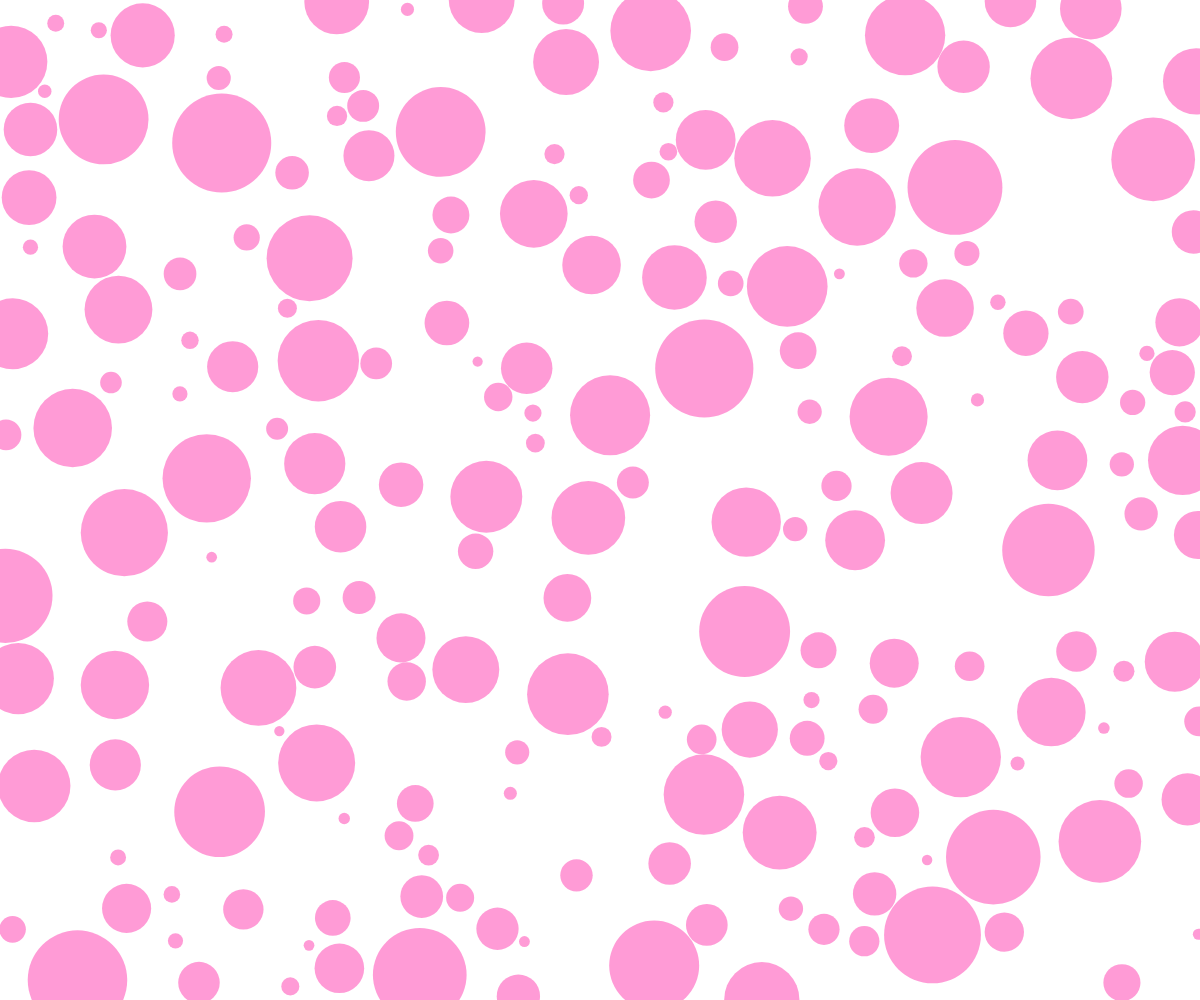
Frame 1 (no input)
Frame 60 (no input): identical to frame 1, image omitted
Frame 120 (the mouse pressed at the canvas centre since frame 60): identical to frame 1, image omitted

The p5.js sketch that drew this single still picture (run headless with seeded random() and noise() and a simulated clock; from frame 60 on, the mouse is pressed at the canvas centre):

// p5.js sketch
// ── sketch.js
var circles = [];

function setup(){
  createCanvas(windowWidth, windowHeight);

  while (circles.length < 200){
  //for (var i = 0; i < 25; i++){
    var circle = {
      x: random(width),
      y: random(height),
      r: random(5,50)
    };
    var overlapping = false;
    var protection = 0;
    for (var j = 0; j < circles.length; j++){
      var other = circles[j];
      var d = dist(circle.x, circle.y, other.x, other.y);
      if (d < circle.r + other.r){
        //THEY ARE OVERLAPPING
        overlapping = true;
        break;
      }
    }
    if (!overlapping){
      circles.push(circle);
    }
    protection++;
    if (protection > 1000){
      break;
    }
  }
  for (var i = 0; i < circles.length; i++){
    fill(255, 0, 150, 100);
    noStroke();
    ellipse(circles[i].x, circles[i].y, circles[i].r*2, circles[i].r*2);
  }
}

function draw(){

}
